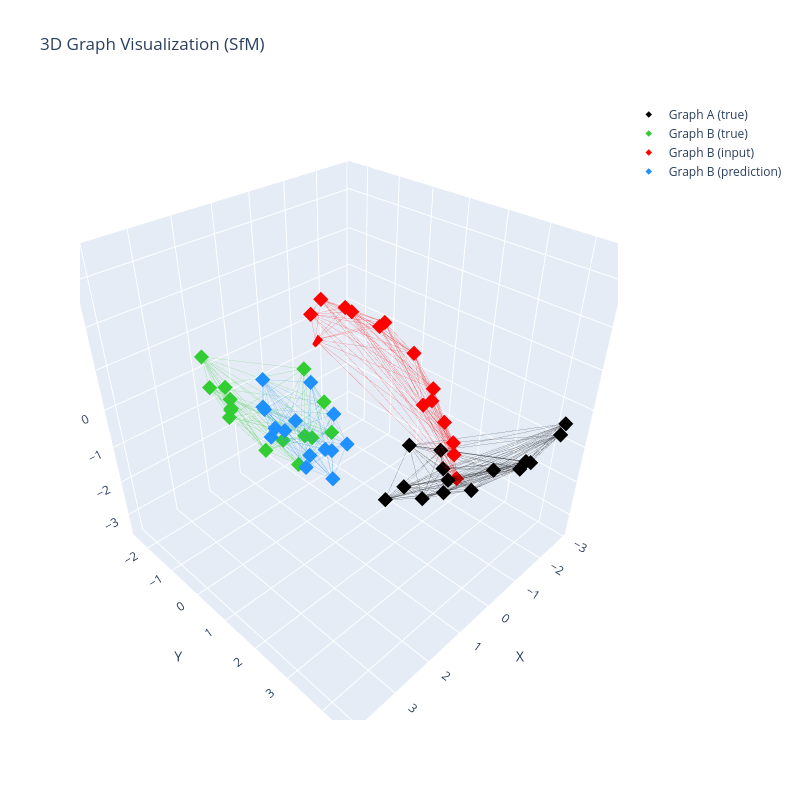

Source (notebook cell):
### Markdown cell above
# Visualize Prediction

Here we visualize a prediction. This visual is for the training dataset. We notice it looks pretty good! But if we take a look at an example from the validation dataset... we will see that it fails to generalize.

### Code cell
import utils.vis

# Use the new helper function to visualize predictions
# sample = train_dataset[15]
sample = val_dataset[16]
predicted_graph_b, true_graph_b, graph_a, graph_b = utils.vis.visualize_sfm_prediction(model, sample)

### Figure 1 — Plotly figure (JSON) as saved in the notebook; plotly's stock layout.template omitted (floating-point values rounded to 4 significant figures; data arrays with more than 128 entries replaced by an {"elided": "..."} marker saying what was removed)
{"data": [{"hovertemplate": "%{x:.2f}, %{y:.2f}, %{z:.2f}<extra></extra>", "marker": {"color": "black", "opacity": 1.0, "size": 5, "symbol": "diamond"}, "mode": "markers", "name": "Graph A (true)", "x": [0.3296, -1.208, -1.197, -0.8214, -1.686, -1.837, 1.093, -0.6855, -2.277, 1.872, -1.421, -0.3578, -1.106, 1.379, 1.162], "y": [4.133, 4.356, 3.642, 4.668, 1.85, 4.681, 4.029, 2.849, 4.535, 3.713, 1.098, 4.71, 2.386, 2.849, 3.597], "z": [-0.4878, -0.5255, -1.168, -0.1491, -1.898, -0.004015, -0.1331, -1.62, -0.02787, 0.2984, -2.018, -0.01577, -1.81, -0.8779, -0.5108], "type": "scatter3d"}, {"hoverinfo": "skip", "line": {"color": "black", "width": 1}, "mode": "lines", "opacity": 0.3, "showlegend": false, "x": {"elided": "312 float values"}, "y": {"elided": "312 float values"}, "z": {"elided": "312 float values"}, "type": "scatter3d"}, {"hovertemplate": "%{x:.2f}, %{y:.2f}, %{z:.2f}<extra></extra>", "marker": {"color": "limegreen", "opacity": 1.0, "size": 5, "symbol": "diamond"}, "mode": "markers", "name": "Graph B (true)", "x": [-0.7221, 3.309, 1.295, 0.4064, 2.701, -0.8193, 3.459, 2.303, 2.413, -0.2181, 1.633, 3.124, 2.708, 0.5523, 3.46], "y": [-1.162, 0.04642, -0.3722, -0.3864, -0.3182, -1.993, 0.1433, 0.2932, -0.7801, -0.3687, 0.5303, 0.3855, -0.2067, -0.4763, 0.904], "z": [-1.498, 1.386, -1.184, -1.599, 0.1976, -0.9369, 2.166, -0.5408, 0.5853, -1.767, -1.172, 0.9443, 0.4801, -1.514, 1.607], "type": "scatter3d"}, {"hoverinfo": "skip", "line": {"color": "limegreen", "width": 1}, "mode": "lines", "opacity": 0.3, "showlegend": false, "x": {"elided": "249 float values"}, "y": {"elided": "249 float values"}, "z": {"elided": "249 float values"}, "type": "scatter3d"}, {"hovertemplate": "%{x:.2f}, %{y:.2f}, %{z:.2f}<extra></extra>", "marker": {"color": "red", "opacity": 1.0, "size": 5, "symbol": "diamond"}, "mode": "markers", "name": "Graph B (input)", "x": [-1.509, -1.252, -1.768, -1.537, -1.775, -1.814, -0.8912, -1.472, -1.794, -1.296, -1.263, -1.116, -1.565, -1.635, -0.5902], "y": [-2.44, 2.492, -0.3009, -1.221, 1.421, -2.623, 2.929, 1.034, 1.142, -1.815, 0.3166, 2.298, 1.565, -1.097, 3.005], "z": [0.1928, -1.085, 0.5776, 0.825, -0.3846, -0.7494, -1.65, 0.5302, -0.992, 0.9136, 1.118, -0.5489, -0.5498, 0.7181, -0.7593], "type": "scatter3d"}, {"hoverinfo": "skip", "line": {"color": "red", "width": 1}, "mode": "lines", "opacity": 0.3, "showlegend": false, "x": {"elided": "249 float values"}, "y": {"elided": "249 float values"}, "z": {"elided": "249 float values"}, "type": "scatter3d"}, {"hovertemplate": "%{x:.2f}, %{y:.2f}, %{z:.2f}<extra></extra>", "marker": {"color": "dodgerblue", "opacity": 1.0, "size": 5, "symbol": "diamond"}, "mode": "markers", "name": "Graph B (prediction)", "x": [-0.8804, 2.78, 0.9635, 0.1063, 2.288, -0.8594, 2.882, 1.821, 2.065, -0.5055, 1.146, 2.558, 2.265, 0.2619, 2.778], "y": [-0.9823, 0.9909, 0.1458, -0.03272, 0.4859, -1.796, 1.14, 0.9941, -0.003335, -0.1262, 1.092, 1.278, 0.6073, -0.09365, 1.869], "z": [-1.863, 1.092, -1.52, -1.962, -0.09819, -1.271, 1.871, -0.8743, 0.2996, -2.15, -1.536, 0.6308, 0.1794, -1.869, 1.281], "type": "scatter3d"}, {"hoverinfo": "skip", "line": {"color": "dodgerblue", "width": 1}, "mode": "lines", "opacity": 0.3, "showlegend": false, "x": {"elided": "249 float values"}, "y": {"elided": "249 float values"}, "z": {"elided": "249 float values"}, "type": "scatter3d"}], "layout": {"scene": {"xaxis": {"title": {"text": "X"}, "range": [-3.075, 4.258]}, "yaxis": {"title": {"text": "Y"}, "range": [-2.623, 4.71]}, "zaxis": {"title": {"text": "Z"}, "range": [-3.658, 3.674]}, "aspectmode": "cube"}, "title": {"text": "3D Graph Visualization (SfM)"}, "width": 800, "height": 800}}
